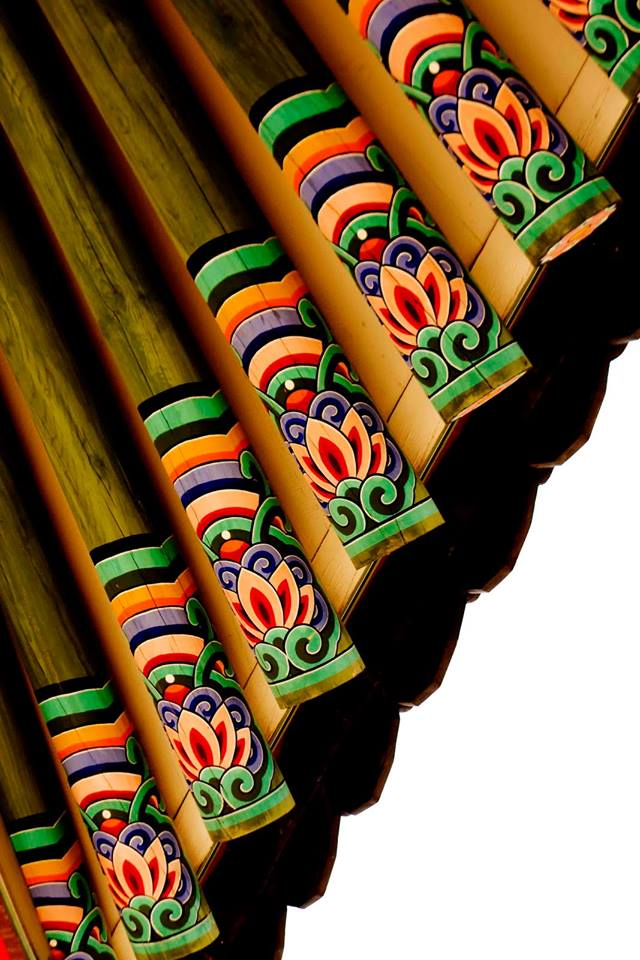
#> input picture LeafClassification_20171101_20171122/Cho/roof.jpg, 640 x 960 px
$ python opencv.py
#> lines starting #> are read from the running program, lines starting #| are printed output that depends on the picture
import cv2
import numpy as np
import matplotlib.pyplot as plt


img = cv2.imread('roof.jpg', cv2.IMREAD_GRAYSCALE)
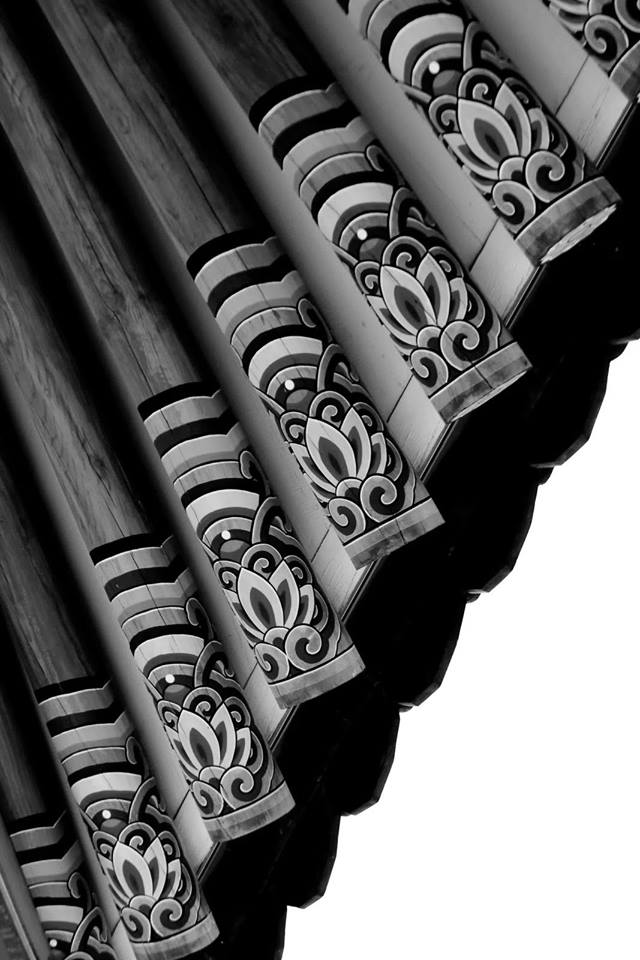
#> img: shape (960, 640); min 0, max 255, mean 102.1
#IMREAD_COLOR - 1
#IMREAD_GRAYSCALE - 0
#IMREAD_UNCHANGED - -1

cv2.imshow('image', img)
cv2.waitKey(0)
cv2.destroyAllWindows()

$ run again, with LeafClassification_20171101_20171122/Cho/japan.jpg copied over LeafClassification_20171101_20171122/Cho/roof.jpg
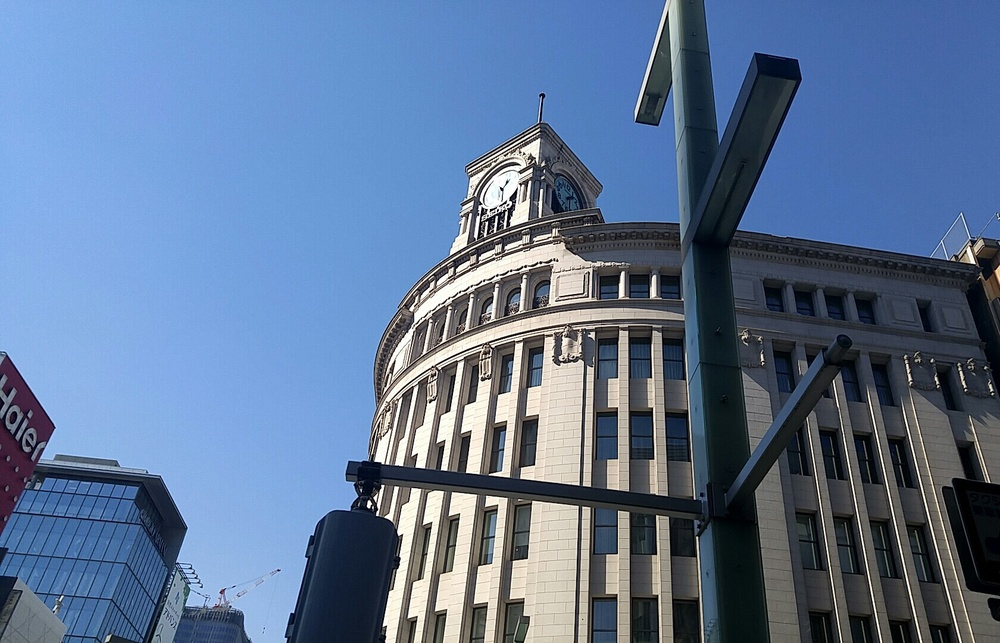
#> input picture LeafClassification_20171101_20171122/Cho/japan.jpg, 1000 x 643 px, shrunk from 1680 x 1080 before the run
#> `img = cv2.imread('roof.jpg', cv2.IMREAD_GRAYSCALE)`:
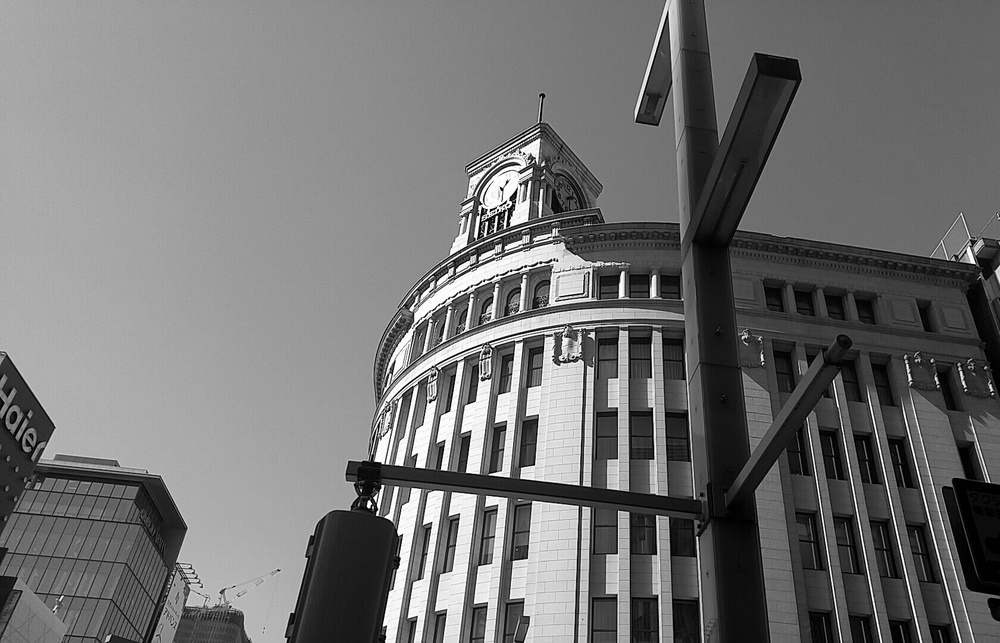
#> img: shape (643, 1000); min 0, max 255, mean 114

$ run again, with LeafClassification_20171101_20171122/Cho/japansame.jpg copied over LeafClassification_20171101_20171122/Cho/roof.jpg
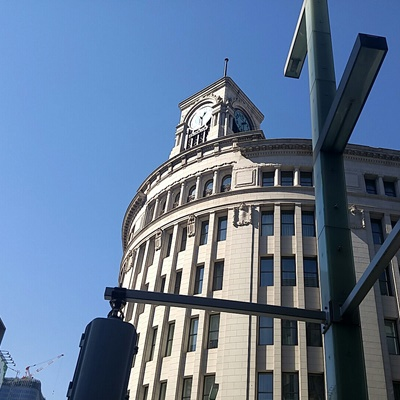
#> input picture LeafClassification_20171101_20171122/Cho/japansame.jpg, 400 x 400 px
#> `img = cv2.imread('roof.jpg', cv2.IMREAD_GRAYSCALE)`:
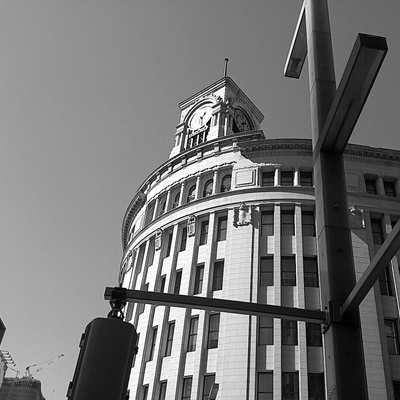
#> img: shape (400, 400); min 0, max 255, mean 117.4

$ run again, with LeafClassification_20171101_20171122/Cho/tokyo.jpg copied over LeafClassification_20171101_20171122/Cho/roof.jpg
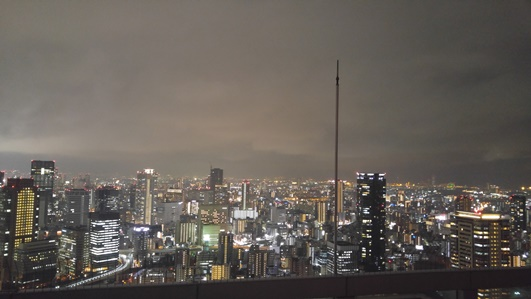
#> input picture LeafClassification_20171101_20171122/Cho/tokyo.jpg, 531 x 299 px
#> `img = cv2.imread('roof.jpg', cv2.IMREAD_GRAYSCALE)`:
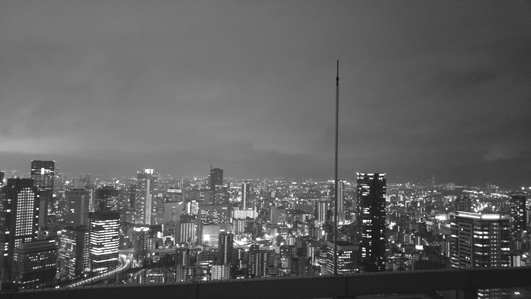
#> img: shape (299, 531); min 16, max 255, mean 96.6
